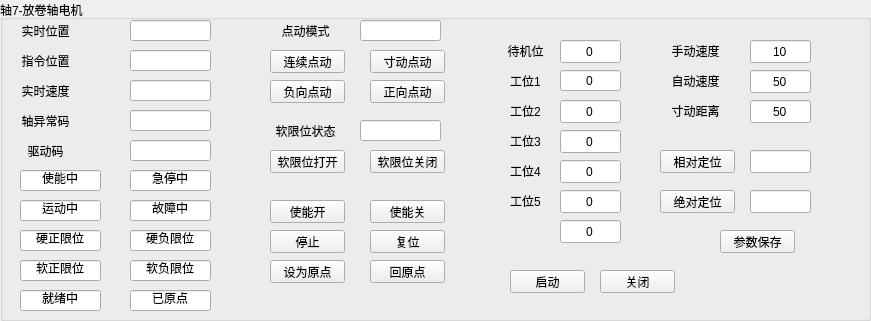
    <widget class="QGroupBox" name="A1_7">
     <property name="geometry">
      <rect>
       <x>60</x>
       <y>0</y>
       <width>871</width>
       <height>321</height>
      </rect>
     </property>
     <property name="minimumSize">
      <size>
       <width>400</width>
       <height>200</height>
      </size>
     </property>
     <property name="maximumSize">
      <size>
       <width>4000</width>
       <height>4000</height>
      </size>
     </property>
     <property name="title">
      <string>轴7-放卷轴电机</string>
     </property>
     <widget class="QPushButton" name="btn_MoveAbs_Axi_7">
      <property name="geometry">
       <rect>
        <x>660</x>
        <y>190</y>
        <width>75</width>
        <height>23</height>
       </rect>
      </property>
      <property name="text">
       <string>绝对定位</string>
      </property>
     </widget>
     <widget class="QPushButton" name="btn_Reset_Axi_7">
      <property name="geometry">
       <rect>
        <x>370</x>
        <y>230</y>
        <width>75</width>
        <height>23</height>
       </rect>
      </property>
      <property name="text">
       <string>复位</string>
      </property>
     </widget>
     <widget class="QPushButton" name="btn_Stop_Axi_7">
      <property name="geometry">
       <rect>
        <x>270</x>
        <y>230</y>
        <width>75</width>
        <height>23</height>
       </rect>
      </property>
      <property name="text">
       <string>停止</string>
      </property>
     </widget>
     <widget class="QPushButton" name="btn_GoHome_Axi_7">
      <property name="geometry">
       <rect>
        <x>370</x>
        <y>260</y>
        <width>75</width>
        <height>23</height>
       </rect>
      </property>
      <property name="text">
       <string>回原点</string>
      </property>
     </widget>
     <widget class="QLineEdit" name="lineEdit_MoveAbs_Axi_7">
      <property name="geometry">
       <rect>
        <x>750</x>
        <y>190</y>
        <width>61</width>
        <height>23</height>
       </rect>
      </property>
      <property name="text">
       <string/>
      </property>
      <property name="alignment">
       <set>Qt::AlignCenter</set>
      </property>
     </widget>
     <widget class="QPushButton" name="btn_SetHome_Axi_7">
      <property name="geometry">
       <rect>
        <x>270</x>
        <y>260</y>
        <width>75</width>
        <height>23</height>
       </rect>
      </property>
      <property name="text">
       <string>设为原点</string>
      </property>
     </widget>
     <widget class="QLineEdit" name="lineEdit_CurPos_Axi_7">
      <property name="geometry">
       <rect>
        <x>130</x>
        <y>20</y>
        <width>81</width>
        <height>21</height>
       </rect>
      </property>
      <property name="text">
       <string/>
      </property>
      <property name="alignment">
       <set>Qt::AlignCenter</set>
      </property>
      <property name="readOnly">
       <bool>true</bool>
      </property>
     </widget>
     <widget class="QLabel" name="label_CurPos_Axi_7">
      <property name="geometry">
       <rect>
        <x>0</x>
        <y>20</y>
        <width>91</width>
        <height>21</height>
       </rect>
      </property>
      <property name="text">
       <string>实时位置</string>
      </property>
      <property name="alignment">
       <set>Qt::AlignCenter</set>
      </property>
     </widget>
     <widget class="QLineEdit" name="lineEdit_Hard_AxiPosLimit_Axi_7">
      <property name="geometry">
       <rect>
        <x>20</x>
        <y>230</y>
        <width>81</width>
        <height>21</height>
       </rect>
      </property>
      <property name="text">
       <string>硬正限位</string>
      </property>
      <property name="alignment">
       <set>Qt::AlignCenter</set>
      </property>
      <property name="readOnly">
       <bool>true</bool>
      </property>
     </widget>
     <widget class="QLineEdit" name="lineEdit_Hard_AxiNegLimit_Axi_7">
      <property name="geometry">
       <rect>
        <x>130</x>
        <y>230</y>
        <width>81</width>
        <height>21</height>
       </rect>
      </property>
      <property name="text">
       <string>硬负限位</string>
      </property>
      <property name="alignment">
       <set>Qt::AlignCenter</set>
      </property>
      <property name="readOnly">
       <bool>true</bool>
      </property>
     </widget>
     <widget class="QLineEdit" name="lineEdit_Enable_Axi_7">
      <property name="geometry">
       <rect>
        <x>20</x>
        <y>170</y>
        <width>81</width>
        <height>21</height>
       </rect>
      </property>
      <property name="text">
       <string>使能中</string>
      </property>
      <property name="alignment">
       <set>Qt::AlignCenter</set>
      </property>
      <property name="readOnly">
       <bool>true</bool>
      </property>
     </widget>
     <widget class="QLineEdit" name="lineEdit_Standby_Axi_7">
      <property name="geometry">
       <rect>
        <x>560</x>
        <y>40</y>
        <width>61</width>
        <height>23</height>
       </rect>
      </property>
      <property name="text">
       <string>0</string>
      </property>
      <property name="alignment">
       <set>Qt::AlignCenter</set>
      </property>
     </widget>
     <widget class="QLineEdit" name="lineEdit_WorkPostion1_Axi_7">
      <property name="geometry">
       <rect>
        <x>560</x>
        <y>70</y>
        <width>61</width>
        <height>21</height>
       </rect>
      </property>
      <property name="text">
       <string>0</string>
      </property>
      <property name="alignment">
       <set>Qt::AlignCenter</set>
      </property>
     </widget>
     <widget class="QLineEdit" name="lineEdit_WorkPostion2_Axi_7">
      <property name="geometry">
       <rect>
        <x>560</x>
        <y>100</y>
        <width>61</width>
        <height>23</height>
       </rect>
      </property>
      <property name="text">
       <string>0</string>
      </property>
      <property name="alignment">
       <set>Qt::AlignCenter</set>
      </property>
     </widget>
     <widget class="QLabel" name="label_Standby_Axi_7">
      <property name="geometry">
       <rect>
        <x>480</x>
        <y>40</y>
        <width>91</width>
        <height>21</height>
       </rect>
      </property>
      <property name="text">
       <string>待机位</string>
      </property>
      <property name="alignment">
       <set>Qt::AlignCenter</set>
      </property>
     </widget>
     <widget class="QLabel" name="label_WorkStation1_Axi_7">
      <property name="geometry">
       <rect>
        <x>480</x>
        <y>70</y>
        <width>91</width>
        <height>21</height>
       </rect>
      </property>
      <property name="text">
       <string>工位1</string>
      </property>
      <property name="alignment">
       <set>Qt::AlignCenter</set>
      </property>
     </widget>
     <widget class="QLabel" name="label_WorkStation2_Axi_7">
      <property name="geometry">
       <rect>
        <x>480</x>
        <y>100</y>
        <width>91</width>
        <height>21</height>
       </rect>
      </property>
      <property name="text">
       <string>工位2</string>
      </property>
      <property name="alignment">
       <set>Qt::AlignCenter</set>
      </property>
     </widget>
     <widget class="QPushButton" name="btn_Jog_Pos_Axi_7">
      <property name="geometry">
       <rect>
        <x>370</x>
        <y>80</y>
        <width>75</width>
        <height>23</height>
       </rect>
      </property>
      <property name="text">
       <string>正向点动</string>
      </property>
     </widget>
     <widget class="QPushButton" name="btn_Jog_Neg_Axi_7">
      <property name="geometry">
       <rect>
        <x>270</x>
        <y>80</y>
        <width>75</width>
        <height>23</height>
       </rect>
      </property>
      <property name="text">
       <string>负向点动</string>
      </property>
     </widget>
     <widget class="QLabel" name="label_WorkStation_3_Axi_7">
      <property name="geometry">
       <rect>
        <x>480</x>
        <y>130</y>
        <width>91</width>
        <height>21</height>
       </rect>
      </property>
      <property name="text">
       <string>工位3</string>
      </property>
      <property name="alignment">
       <set>Qt::AlignCenter</set>
      </property>
     </widget>
     <widget class="QLineEdit" name="lineEdit_WorkPostion3_Axi_7">
      <property name="geometry">
       <rect>
        <x>560</x>
        <y>130</y>
        <width>61</width>
        <height>23</height>
       </rect>
      </property>
      <property name="text">
       <string>0</string>
      </property>
      <property name="alignment">
       <set>Qt::AlignCenter</set>
      </property>
     </widget>
     <widget class="QLabel" name="label_WorkStation_4_Axi_7">
      <property name="geometry">
       <rect>
        <x>480</x>
        <y>160</y>
        <width>91</width>
        <height>21</height>
       </rect>
      </property>
      <property name="text">
       <string>工位4</string>
      </property>
      <property name="alignment">
       <set>Qt::AlignCenter</set>
      </property>
     </widget>
     <widget class="QLineEdit" name="lineEdit_WorkPostion4_Axi_7">
      <property name="geometry">
       <rect>
        <x>560</x>
        <y>160</y>
        <width>61</width>
        <height>23</height>
       </rect>
      </property>
      <property name="text">
       <string>0</string>
      </property>
      <property name="alignment">
       <set>Qt::AlignCenter</set>
      </property>
     </widget>
     <widget class="QLabel" name="label_WorkStation_5_Axi_7">
      <property name="geometry">
       <rect>
        <x>480</x>
        <y>190</y>
        <width>91</width>
        <height>21</height>
       </rect>
      </property>
      <property name="text">
       <string>工位5</string>
      </property>
      <property name="alignment">
       <set>Qt::AlignCenter</set>
      </property>
     </widget>
     <widget class="QLineEdit" name="lineEdit_WorkPostion5_Axi_7">
      <property name="geometry">
       <rect>
        <x>560</x>
        <y>190</y>
        <width>61</width>
        <height>23</height>
       </rect>
      </property>
      <property name="text">
       <string>0</string>
      </property>
      <property name="alignment">
       <set>Qt::AlignCenter</set>
      </property>
     </widget>
     <widget class="QLineEdit" name="lineEdit_ManuVel_Axi_7">
      <property name="geometry">
       <rect>
        <x>750</x>
        <y>40</y>
        <width>61</width>
        <height>23</height>
       </rect>
      </property>
      <property name="text">
       <string>10</string>
      </property>
      <property name="alignment">
       <set>Qt::AlignCenter</set>
      </property>
     </widget>
     <widget class="QLabel" name="label_ManuVel_Axi_7">
      <property name="geometry">
       <rect>
        <x>650</x>
        <y>40</y>
        <width>91</width>
        <height>21</height>
       </rect>
      </property>
      <property name="text">
       <string>手动速度</string>
      </property>
      <property name="alignment">
       <set>Qt::AlignCenter</set>
      </property>
     </widget>
     <widget class="QPushButton" name="btn_SetParam_Axi_7">
      <property name="geometry">
       <rect>
        <x>720</x>
        <y>230</y>
        <width>75</width>
        <height>23</height>
       </rect>
      </property>
      <property name="text">
       <string>参数保存</string>
      </property>
     </widget>
     <widget class="QLineEdit" name="lineEdit_Estop_Axi_7">
      <property name="geometry">
       <rect>
        <x>130</x>
        <y>170</y>
        <width>81</width>
        <height>21</height>
       </rect>
      </property>
      <property name="text">
       <string>急停中</string>
      </property>
      <property name="alignment">
       <set>Qt::AlignCenter</set>
      </property>
      <property name="readOnly">
       <bool>true</bool>
      </property>
     </widget>
     <widget class="QLineEdit" name="lineEdit_Moving_Axi_7">
      <property name="geometry">
       <rect>
        <x>20</x>
        <y>200</y>
        <width>81</width>
        <height>21</height>
       </rect>
      </property>
      <property name="text">
       <string>运动中</string>
      </property>
      <property name="alignment">
       <set>Qt::AlignCenter</set>
      </property>
      <property name="readOnly">
       <bool>true</bool>
      </property>
     </widget>
     <widget class="QLineEdit" name="lineEdit_Err_Axi_7">
      <property name="geometry">
       <rect>
        <x>130</x>
        <y>200</y>
        <width>81</width>
        <height>21</height>
       </rect>
      </property>
      <property name="text">
       <string>故障中</string>
      </property>
      <property name="alignment">
       <set>Qt::AlignCenter</set>
      </property>
      <property name="readOnly">
       <bool>true</bool>
      </property>
     </widget>
     <widget class="QLineEdit" name="lineEdit_Soft_AxiPosLimit_Axi_7">
      <property name="geometry">
       <rect>
        <x>20</x>
        <y>260</y>
        <width>81</width>
        <height>21</height>
       </rect>
      </property>
      <property name="text">
       <string>软正限位</string>
      </property>
      <property name="alignment">
       <set>Qt::AlignCenter</set>
      </property>
     </widget>
     <widget class="QLineEdit" name="lineEdit_Soft_AxiNegLimit_Axi_7">
      <property name="geometry">
       <rect>
        <x>130</x>
        <y>260</y>
        <width>81</width>
        <height>21</height>
       </rect>
      </property>
      <property name="text">
       <string>软负限位</string>
      </property>
      <property name="alignment">
       <set>Qt::AlignCenter</set>
      </property>
      <property name="readOnly">
       <bool>true</bool>
      </property>
     </widget>
     <widget class="QLineEdit" name="lineEdit_Ready_Axi_7">
      <property name="geometry">
       <rect>
        <x>20</x>
        <y>290</y>
        <width>81</width>
        <height>21</height>
       </rect>
      </property>
      <property name="text">
       <string>就绪中</string>
      </property>
      <property name="alignment">
       <set>Qt::AlignCenter</set>
      </property>
      <property name="readOnly">
       <bool>true</bool>
      </property>
     </widget>
     <widget class="QLineEdit" name="lineEdit_Homed_Axi_7">
      <property name="geometry">
       <rect>
        <x>130</x>
        <y>290</y>
        <width>81</width>
        <height>21</height>
       </rect>
      </property>
      <property name="text">
       <string>已原点</string>
      </property>
      <property name="alignment">
       <set>Qt::AlignCenter</set>
      </property>
      <property name="readOnly">
       <bool>true</bool>
      </property>
     </widget>
     <widget class="QPushButton" name="btn_Enable_Open_Axi_7">
      <property name="geometry">
       <rect>
        <x>270</x>
        <y>200</y>
        <width>75</width>
        <height>23</height>
       </rect>
      </property>
      <property name="text">
       <string>使能开</string>
      </property>
     </widget>
     <widget class="QPushButton" name="btn_Enable_Close_Axi_7">
      <property name="geometry">
       <rect>
        <x>370</x>
        <y>200</y>
        <width>75</width>
        <height>23</height>
       </rect>
      </property>
      <property name="text">
       <string>使能关</string>
      </property>
     </widget>
     <widget class="QLabel" name="label_ActPos_Axi_7">
      <property name="geometry">
       <rect>
        <x>0</x>
        <y>50</y>
        <width>91</width>
        <height>21</height>
       </rect>
      </property>
      <property name="text">
       <string>指令位置</string>
      </property>
      <property name="alignment">
       <set>Qt::AlignCenter</set>
      </property>
     </widget>
     <widget class="QLineEdit" name="lineEdit_SetPos_Axi_7">
      <property name="geometry">
       <rect>
        <x>130</x>
        <y>50</y>
        <width>81</width>
        <height>21</height>
       </rect>
      </property>
      <property name="text">
       <string/>
      </property>
      <property name="alignment">
       <set>Qt::AlignCenter</set>
      </property>
      <property name="readOnly">
       <bool>true</bool>
      </property>
     </widget>
     <widget class="QLabel" name="label_CurVel_Axi_7">
      <property name="geometry">
       <rect>
        <x>0</x>
        <y>80</y>
        <width>91</width>
        <height>21</height>
       </rect>
      </property>
      <property name="text">
       <string>实时速度</string>
      </property>
      <property name="alignment">
       <set>Qt::AlignCenter</set>
      </property>
     </widget>
     <widget class="QLineEdit" name="lineEdit_CurVel_Axi_7">
      <property name="geometry">
       <rect>
        <x>130</x>
        <y>80</y>
        <width>81</width>
        <height>21</height>
       </rect>
      </property>
      <property name="text">
       <string/>
      </property>
      <property name="alignment">
       <set>Qt::AlignCenter</set>
      </property>
      <property name="readOnly">
       <bool>true</bool>
      </property>
     </widget>
     <widget class="QLabel" name="label_AxiErro_Axi_7">
      <property name="geometry">
       <rect>
        <x>0</x>
        <y>110</y>
        <width>91</width>
        <height>21</height>
       </rect>
      </property>
      <property name="text">
       <string>轴异常码</string>
      </property>
      <property name="alignment">
       <set>Qt::AlignCenter</set>
      </property>
     </widget>
     <widget class="QLineEdit" name="lineEdit_AxiErri_Axi_7">
      <property name="geometry">
       <rect>
        <x>130</x>
        <y>110</y>
        <width>81</width>
        <height>21</height>
       </rect>
      </property>
      <property name="text">
       <string/>
      </property>
      <property name="alignment">
       <set>Qt::AlignCenter</set>
      </property>
      <property name="readOnly">
       <bool>true</bool>
      </property>
     </widget>
     <widget class="QLineEdit" name="lineEdit_SeroNo_Axi_7">
      <property name="enabled">
       <bool>true</bool>
      </property>
      <property name="geometry">
       <rect>
        <x>130</x>
        <y>140</y>
        <width>81</width>
        <height>21</height>
       </rect>
      </property>
      <property name="acceptDrops">
       <bool>true</bool>
      </property>
      <property name="text">
       <string/>
      </property>
      <property name="alignment">
       <set>Qt::AlignCenter</set>
      </property>
      <property name="readOnly">
       <bool>true</bool>
      </property>
     </widget>
     <widget class="QLabel" name="label_SeroNo_Axi_7">
      <property name="geometry">
       <rect>
        <x>0</x>
        <y>140</y>
        <width>91</width>
        <height>21</height>
       </rect>
      </property>
      <property name="text">
       <string>驱动码</string>
      </property>
      <property name="alignment">
       <set>Qt::AlignCenter</set>
      </property>
     </widget>
     <widget class="QLabel" name="label_AutoVel_Axi_7">
      <property name="geometry">
       <rect>
        <x>650</x>
        <y>70</y>
        <width>91</width>
        <height>21</height>
       </rect>
      </property>
      <property name="text">
       <string>自动速度</string>
      </property>
      <property name="alignment">
       <set>Qt::AlignCenter</set>
      </property>
     </widget>
     <widget class="QLabel" name="label_Inch_Axi_7">
      <property name="geometry">
       <rect>
        <x>650</x>
        <y>100</y>
        <width>91</width>
        <height>21</height>
       </rect>
      </property>
      <property name="text">
       <string>寸动距离</string>
      </property>
      <property name="alignment">
       <set>Qt::AlignCenter</set>
      </property>
     </widget>
     <widget class="QLineEdit" name="lineEdit_AutoVel_Axi_7">
      <property name="geometry">
       <rect>
        <x>750</x>
        <y>70</y>
        <width>61</width>
        <height>23</height>
       </rect>
      </property>
      <property name="text">
       <string>50</string>
      </property>
      <property name="alignment">
       <set>Qt::AlignCenter</set>
      </property>
     </widget>
     <widget class="QLineEdit" name="lineEdit_Inch_Axi_7">
      <property name="geometry">
       <rect>
        <x>750</x>
        <y>100</y>
        <width>61</width>
        <height>23</height>
       </rect>
      </property>
      <property name="text">
       <string>50</string>
      </property>
      <property name="alignment">
       <set>Qt::AlignCenter</set>
      </property>
     </widget>
     <widget class="QLineEdit" name="lineEdit_JogMode_Axi_7">
      <property name="geometry">
       <rect>
        <x>360</x>
        <y>20</y>
        <width>81</width>
        <height>21</height>
       </rect>
      </property>
      <property name="text">
       <string/>
      </property>
      <property name="alignment">
       <set>Qt::AlignCenter</set>
      </property>
      <property name="readOnly">
       <bool>true</bool>
      </property>
     </widget>
     <widget class="QLabel" name="label_JogMode_Axi_7">
      <property name="geometry">
       <rect>
        <x>260</x>
        <y>20</y>
        <width>91</width>
        <height>21</height>
       </rect>
      </property>
      <property name="text">
       <string>点动模式</string>
      </property>
      <property name="alignment">
       <set>Qt::AlignCenter</set>
      </property>
     </widget>
     <widget class="QPushButton" name="btn_Jog_Jog_Axi_7">
      <property name="geometry">
       <rect>
        <x>270</x>
        <y>50</y>
        <width>75</width>
        <height>23</height>
       </rect>
      </property>
      <property name="text">
       <string>连续点动</string>
      </property>
     </widget>
     <widget class="QPushButton" name="btn_Jog_Inch_Axi_7">
      <property name="geometry">
       <rect>
        <x>370</x>
        <y>50</y>
        <width>75</width>
        <height>23</height>
       </rect>
      </property>
      <property name="text">
       <string>寸动点动</string>
      </property>
     </widget>
     <widget class="QLineEdit" name="lineEdit_SoftLimitSet__Axi_7">
      <property name="geometry">
       <rect>
        <x>360</x>
        <y>120</y>
        <width>81</width>
        <height>21</height>
       </rect>
      </property>
      <property name="text">
       <string/>
      </property>
      <property name="alignment">
       <set>Qt::AlignCenter</set>
      </property>
      <property name="readOnly">
       <bool>true</bool>
      </property>
     </widget>
     <widget class="QLabel" name="label_SoftLimitSet_Axi_7">
      <property name="geometry">
       <rect>
        <x>260</x>
        <y>120</y>
        <width>91</width>
        <height>21</height>
       </rect>
      </property>
      <property name="text">
       <string>软限位状态</string>
      </property>
      <property name="alignment">
       <set>Qt::AlignCenter</set>
      </property>
     </widget>
     <widget class="QPushButton" name="btn_Jog_SoftOpen_Axi_7">
      <property name="geometry">
       <rect>
        <x>270</x>
        <y>150</y>
        <width>75</width>
        <height>23</height>
       </rect>
      </property>
      <property name="text">
       <string>软限位打开</string>
      </property>
     </widget>
     <widget class="QPushButton" name="btn_Jog_SoftClose_Axi_7">
      <property name="geometry">
       <rect>
        <x>370</x>
        <y>150</y>
        <width>75</width>
        <height>23</height>
       </rect>
      </property>
      <property name="text">
       <string>软限位关闭</string>
      </property>
     </widget>
     <widget class="QPushButton" name="btn_MoveRel_Axi_7">
      <property name="geometry">
       <rect>
        <x>660</x>
        <y>150</y>
        <width>75</width>
        <height>23</height>
       </rect>
      </property>
      <property name="text">
       <string>相对定位</string>
      </property>
     </widget>
     <widget class="QLineEdit" name="lineEdit_MoveRel_Axi_7">
      <property name="geometry">
       <rect>
        <x>750</x>
        <y>150</y>
        <width>61</width>
        <height>23</height>
       </rect>
      </property>
      <property name="text">
       <string/>
      </property>
      <property name="alignment">
       <set>Qt::AlignCenter</set>
      </property>
     </widget>
     <widget class="QPushButton" name="btn_MoveVel_Start_Axi_7">
      <property name="enabled">
       <bool>true</bool>
      </property>
      <property name="geometry">
       <rect>
        <x>510</x>
        <y>270</y>
        <width>75</width>
        <height>23</height>
       </rect>
      </property>
      <property name="text">
       <string>启动</string>
      </property>
     </widget>
     <widget class="QPushButton" name="btn_MoveVel_Close_Axi_7">
      <property name="geometry">
       <rect>
        <x>600</x>
        <y>270</y>
        <width>75</width>
        <height>23</height>
       </rect>
      </property>
      <property name="text">
       <string>关闭</string>
      </property>
     </widget>
     <widget class="QLineEdit" name="lineEdit_PosId_Axi_7">
      <property name="geometry">
       <rect>
        <x>560</x>
        <y>220</y>
        <width>61</width>
        <height>23</height>
       </rect>
      </property>
      <property name="text">
       <string>0</string>
      </property>
      <property name="alignment">
       <set>Qt::AlignCenter</set>
      </property>
     </widget>
    </widget>
